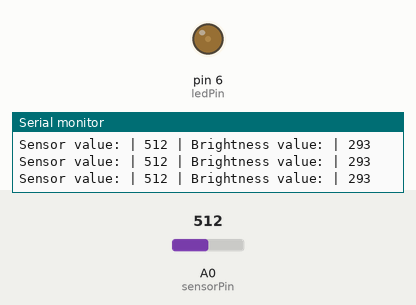
A sketch run on a simulated Arduino Uno, built with avr-gcc and run on an emulated ATmega328P. Parts: output pins drawn as LEDs (lit = HIGH), the last lines printed to the serial monitor. The inputs (shaded band) are chosen by the test bench; at power-on: A0 (sensorPin) = 512.

Above: at 1.3 s.
1.4 s: A0 (sensorPin) set to 493
At 2.3 s:
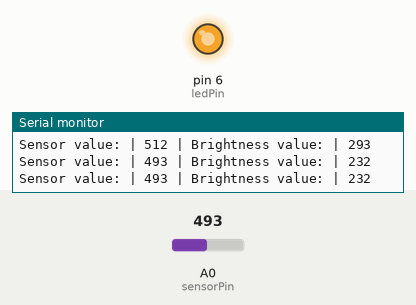
3.0 s: A0 (sensorPin) set to 410
At 3.5 s:
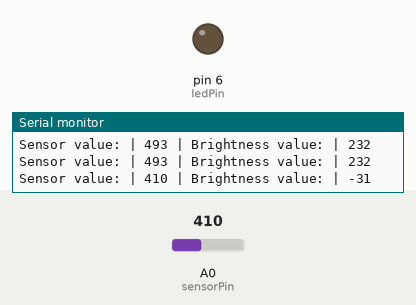
4.5 s: A0 (sensorPin) set to 433
At 5.7 s:
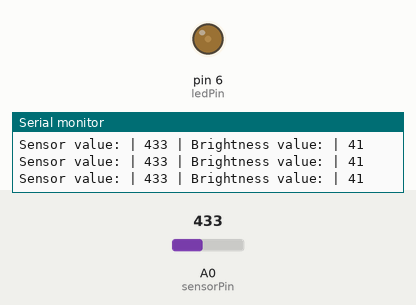
6.0 s: A0 (sensorPin) set to 716
At 7.2 s:
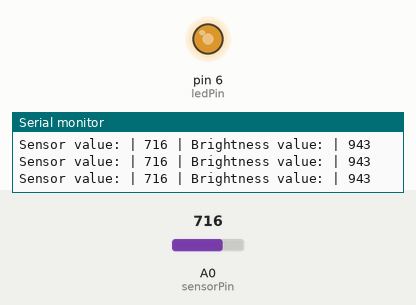
7.5 s: A0 (sensorPin) set to 306
At 8.4 s:
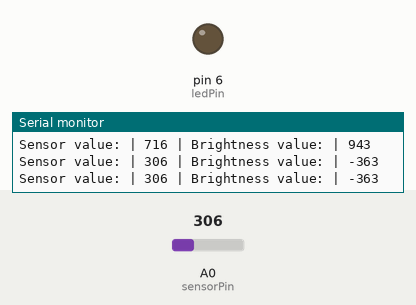
Timing chart, 0 to 10.0 s (numbered marks = the images above; inputs shaded):
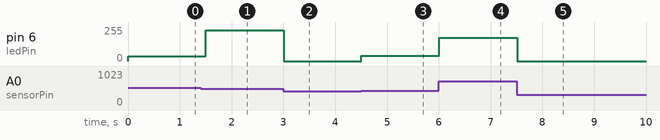

Measured:
- the behaviour switches between 501 and 500 on A0 (sensorPin) (found by bisection; images 0 and 1)
- after the input at 1.4 s, pin 6 (ledPin): 37/255 → 232/255 after 0.10 s
- after the input at 3.0 s, pin 6 (ledPin): 232/255 → 0/255 at once
- after the input at 4.5 s, pin 6 (ledPin): 0/255 → 41/255 at once
- after the input at 6.0 s, pin 6 (ledPin): 41/255 → 175/255 at once
- after the input at 7.5 s, pin 6 (ledPin): 175/255 → 0/255 at once

The sketch:

water_level_sensor.ino
```cpp
#define ledPin 6
#define sensorPin A0


void setup() {
  // put your setup code here, to run once:
  Serial.begin(9600);
  pinMode(ledPin, OUTPUT);
  digitalWrite(ledPin, LOW);

}

void loop() {
  // put your main code here, to run repeatedly:
  int sensorValue = analogRead(sensorPin);
  int outputValue = map(sensorValue, 420, 500, 0, 255);

  if (sensorValue < 420) {
    // int outputValue = map(sensorValue, 570, 800, 0, 255);
    // Serial.println(outputValue);
    analogWrite(ledPin, 0);
  } else if (sensorValue >= 420) {
    analogWrite(ledPin, outputValue);
  }

  Serial.println();
  Serial.print("Sensor value: | ");
  Serial.print(sensorValue);
  Serial.print(" | Brightness value: | ");
  Serial.print(outputValue);
  // Serial.println();
  // Serial.print("Water Sensor Value | ");
  // Serial.print(sensorValue);
  // Serial.print(" | Brightness value | ");
  // Serial.print(outputValue);
  delay(500);

}
```
